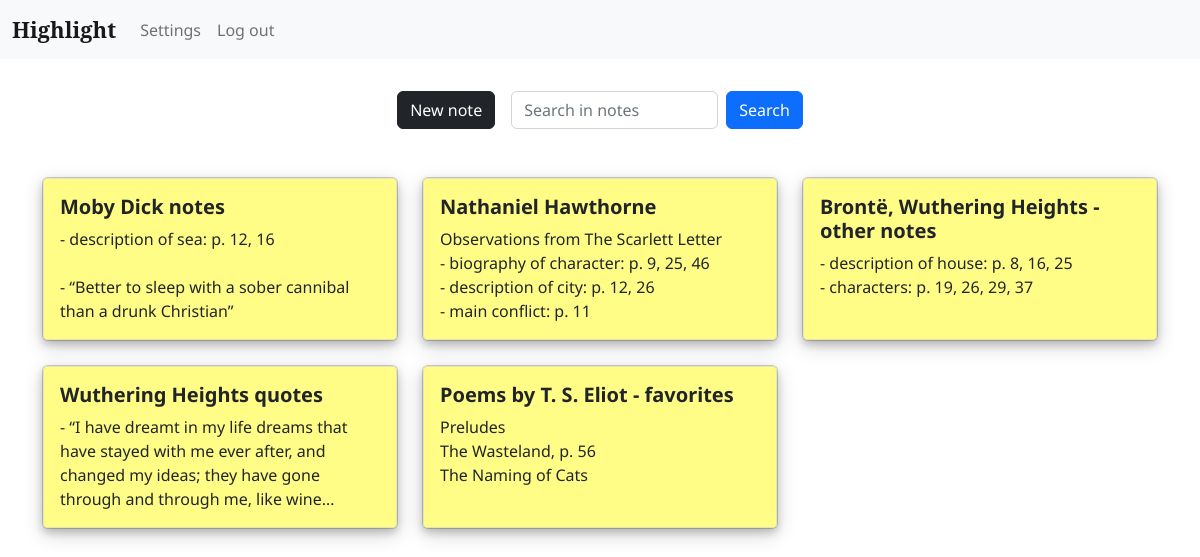
The page /highlight/ (signed in) on the database as committed earlier.
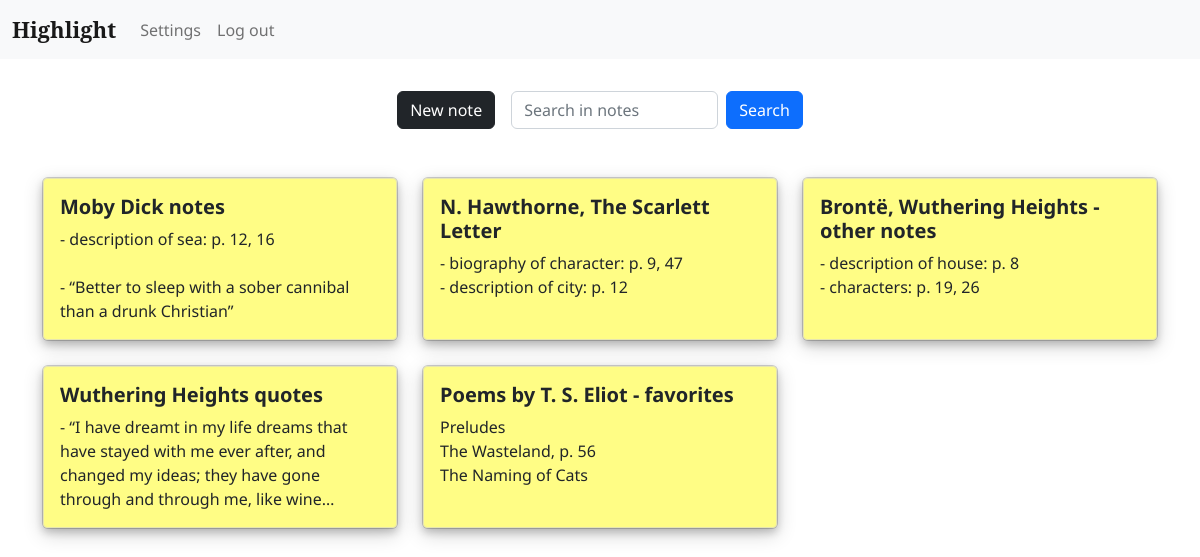
The same page on the database as committed later.
### highlight/models.py (models this page shows, shortened)
class Note(models.Model):
    user_id = models.ForeignKey(settings.AUTH_USER_MODEL, on_delete=models.CASCADE, related_name="notes")
    title = models.CharField(max_length=64)
    author = models.CharField(max_length=128, null=True, blank=True)
    book_title = models.CharField(max_length=128, null=True, blank=True)
    publisher = models.CharField(max_length=64, null=True, blank=True)
    year = models.IntegerField(null=True, blank=True)
    content = models.TextField(max_length=8500)
    timestamp = models.DateTimeField(auto_now_add=True)

### highlight/views.py (the view)
# urls.py: path("", views.index, name="index"),
def index(request):
    if not request.user.is_authenticated:
        return HttpResponseRedirect(reverse("login"))
    form = NoteForm
    user = request.user
    notes = user.notes.all().order_by("-timestamp")
    return render(request, "highlight/index.html", {
        "form": form,
        "notes": notes
    })

### highlight/templates/highlight/index.html (shortened to what this page needs)
{% extends "highlight/layout.html" %}
{% load crispy_forms_tags %}
{% block body %}
    <div>
        <div class="d-flex flex-row mb-3 justify-content-center">
            <div class="p-2">
                <button type="button" class="btn btn-dark" id="addButton" data-bs-toggle="modal" data-bs-target="#noteModal">New note</button>
            </div>
            <div class="p-2">
                <form action="{% url 'search' %}" class="d-flex" role="search">
                    <input class="form-control me-2" name="search-bar" type="search" placeholder="Search in notes" aria-label="Search" required oninvalid="setCustomValidity('Please enter a search term')" oninput="setCustomValidity('')">
                    <button class="btn btn-primary" type="submit">Search</button>
                </form>
            </div>
        </div>
        <br>
        <div class="container">
            <div class="row row-cols-1 row-cols-md-3 g-4">
                {% for note in notes %}
                <div class="col">
                    <div class="card h-100" id="card" data-id="{{note.id}}" style="cursor: pointer;">
                        <div class="card-body">
                            <h5 class="card-title"><b>{{note.title}}</b></h5>
                            <p class="card-text">{{note.content|linebreaksbr}}</p>
                        </div>
                    </div>
                </div>
                {% endfor %}
            </div>
        </div>
    </div>
{% endblock %}

### highlight/templates/highlight/layout.html (shortened to what this page needs)
{% load static %}
{% load crispy_forms_tags %}
<!DOCTYPE html>
<html lang="en">
    <head>
        <link href="https://cdn.jsdelivr.net/npm/bootstrap@5.2.3/dist/css/bootstrap.min.css" rel="stylesheet">
        <link href="{% static 'highlight/styles.css' %}" rel="stylesheet">
    </head>
    <body>
        <nav class="navbar navbar-expand-lg bg-light">
            <div class="container-fluid">
              <a class="navbar-brand" href="{% url 'index' %}"><span class="highlight"><b>Highlight</b></span></a>
              <div class="collapse navbar-collapse" id="navbarNavAltMarkup">
                <div class="navbar-nav">
                  {% if user.is_authenticated %}
                    <a class="nav-link" href="{% url 'settings' %}">Settings</a>
                    <a class="nav-link" href="{% url 'logout' %}">Log out</a>
                  {% else %}
                    <a class="nav-link" href="{% url 'login' %}">Log in</a>
                    <a class="nav-link" href="{% url 'register' %}">Register</a>
                  {% endif%}
                </div>
              </div>
            </div>
          </nav>
        <br>
        {% block body %}
        {% endblock %}
    </body>
</html>

### static/highlight/styles.css (style rules this page uses)
.navbar-brand { font-family: 'Noto Serif'; font-size: 22px; }
body { font-family: 'Noto Sans'; }
.highlight { background: url(//s2.svgbox.net/pen-brushes.svg?ic=brush-1&color=b0cffe); margin: -2px -6px; padding: 2px 6px; }
.card-body { background-color: #fffd85; border: 1px solid #e6e5b0; border-radius: 4px; box-shadow: 0 4px 8px 0 #00000033, 0 6px 20px 0 #00000030; }
.card-text { -webkit-line-clamp: 4; overflow: hidden; text-overflow: ellipsis; display: -webkit-box; -webkit-box-orient: vertical; }

Rows that differ between the two databases and show on the page:
changed Note: title "Nathaniel Hawthorne" → "N. Hawthorne, The Scarlett Letter"; content "Observations from The Scarlett Letter - biography of character: p. 9, 25, 46 - description of city: p. 12, 26 - main conflict: p. 11" → "- biography of character: p. 9, 47 - description of city: p. 12"
changed Note "Brontë, Wuthering Heights - other notes": content "- description of house: p. 8, 16, 25 - characters: p. 19, 26, 29, 37" → "- description of house: p. 8 - characters: p. 19, 26"
